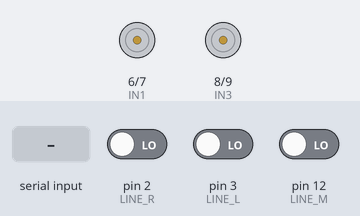
The sketch below on a simulated Arduino Uno, built with avr-gcc and run on an emulated ATmega328P. Parts: motor-driver pin pairs drawn as motors (green arrow = first pin HIGH = forward, orange = second pin HIGH = backward, longer = more drive, scaled by the enable pin). The inputs (shaded band) are chosen by the test bench; at power-on: pin 2 (LINE_R) LOW, pin 3 (LINE_L) LOW, pin 12 (LINE_M) LOW. What the sketch prints to the serial monitor is not drawn.

Above: at 2.2 s.
2.3 s: pin 2 (LINE_R) driven HIGH
At 2.7 s:
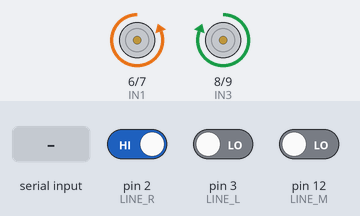
3.8 s: pin 3 (LINE_L) driven HIGH
At 4.1 s:
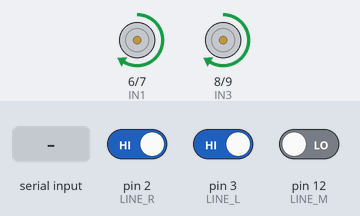
5.3 s: "F" received over Serial
At 6.5 s:
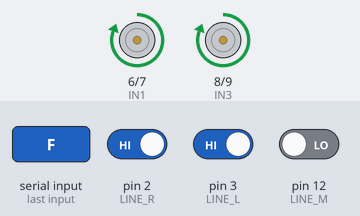
6.8 s: "B" received over Serial
At 7.9 s:
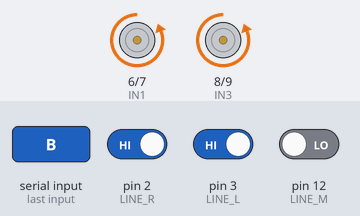
8.3 s: "L" received over Serial
At 9.5 s:
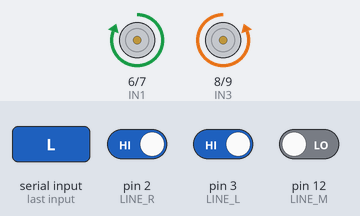
9.8 s: "R" received over Serial
At 10.8 s:
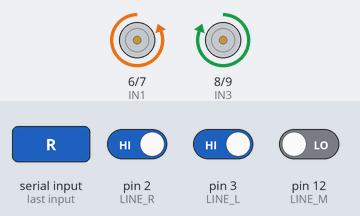
Timing chart, 0 to 12.3 s (numbered marks = the images above; inputs shaded):
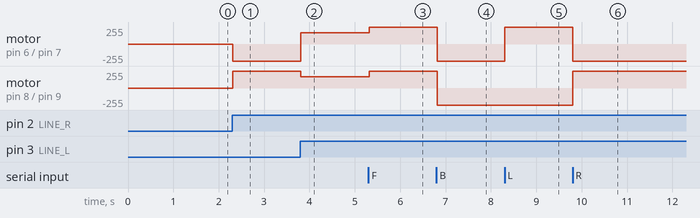

Measured:
- after the input at 2.3 s, motor on pin 6 (IN1) / pin 7 (IN2): stopped → backward 255/255 at once; motor on pin 8 (IN3) / pin 9 (IN4): stopped → forward 255/255 at once
- after the input at 3.8 s, motor on pin 6 (IN1) / pin 7 (IN2): backward 255/255 → forward 170/255 at once; motor on pin 8 (IN3) / pin 9 (IN4): forward 255/255 → forward 170/255 at once
- after the input at 5.3 s, motor on pin 6 (IN1) / pin 7 (IN2), motor on pin 8 (IN3) / pin 9 (IN4): forward 170/255 → forward 255/255 at once
- after the input at 6.8 s, motor on pin 6 (IN1) / pin 7 (IN2), motor on pin 8 (IN3) / pin 9 (IN4): forward 255/255 → backward 255/255 at once
- after the input at 8.3 s, motor on pin 6 (IN1) / pin 7 (IN2): backward 255/255 → forward 255/255 at once
- after the input at 9.8 s, motor on pin 6 (IN1) / pin 7 (IN2): forward 255/255 → backward 255/255 at once; motor on pin 8 (IN3) / pin 9 (IN4): backward 255/255 → forward 255/255 at once

The sketch:

arduino.ino
```cpp
// --- CODE ARDUINO UNO / NANO (Motor Controller + Line Follower + AI Override) ---


#define ENA 5
#define IN1 6
#define IN2 7
#define ENB 10
#define IN3 8
#define IN4 9


// ===================== CHÂN LINE SENSOR =====================
#define LINE_L 3   // Sensor trái (digital)
#define LINE_M 12  // Sensor giữa
#define LINE_R 2   // Sensor phải


// ===================== TỐC ĐỘ =====================
const int BASE_SPEED = 255;       // tốc độ tiến/lùi manual
const int LINE_FOLLOW_SPEED = 170; // tốc độ tiến trong chế độ line_follow
const int TURN_SPEED = 255;       // tốc độ rẽ gắt (spin)


// ================== BIẾN TOÀN CỤC =====================
char aiCommand = 'F';  // Lệnh từ AI/ESP32 (S=dừng, F=chạy)
bool lineFollowMode = true;  // true = chạy theo line, false = nhận lệnh trực tiếp
char lastMotorState = '\0';  // Lưu trạng thái motor để tránh spam log


void setup() {
  Serial.begin(115200);


  pinMode(ENA, OUTPUT);
  pinMode(IN1, OUTPUT);
  pinMode(IN2, OUTPUT);
  pinMode(ENB, OUTPUT);
  pinMode(IN3, OUTPUT);
  pinMode(IN4, OUTPUT);


  // Line sensors
  pinMode(LINE_L, INPUT);
  pinMode(LINE_M, INPUT);
  pinMode(LINE_R, INPUT);


  stopCar();
  Serial.println("🚗 Arduino Line Follower + AI Ready");
  delay(1000);
}


void loop() {
  // ========== ĐỌC LỆNH TỪ ESP32 ==========
  // Đọc HẾT tất cả lệnh trong buffer để không bỏ lỡ
  while (Serial.available()) {
    char cmd = Serial.read();
    Serial.print(" Received Command: ");
    Serial.println(cmd);


    // ========== XỬ LÝ LỆNH ==========
    // Lệnh 'S' → LINE_FOLLOW mode (dừng vì đèn đỏ/STOP)
    if (cmd == 'S') {
      aiCommand = 'S';
      lineFollowMode = true;
      Serial.println(" LINE_FOLLOW: AI STOP");
      // Không return ở đây để code tiếp tục xử lý stopCar() bên dưới
    }

    // Lệnh 'A' → Bật lại LINE_FOLLOW mode (cho phép chạy)
    else if (cmd == 'A') {
      lineFollowMode = true;
      aiCommand = 'A';  // Đổi từ 'F' sang 'A' để phân biệt rõ
      Serial.println(" LINE FOLLOW: AI ALLOW (đèn xanh/không có gì)");
    }

    // Lệnh F/B/L/R → AUTO/MANUAL mode (điều khiển trực tiếp motor)
    else if (cmd == 'F' || cmd == 'B' || cmd == 'L' || cmd == 'R') {
      lineFollowMode = false;
      aiCommand = cmd;
      executeCommand(cmd);
      Serial.print(" AUTO/MANUAL: ");
      Serial.println(cmd);
    }
  }


  // ========== XỬ LÝ THEO CHẾ ĐỘ ==========
  if (lineFollowMode) {
    // Chế độ LINE FOLLOW: dùng line sensor
    if (aiCommand == 'S') {
      // AI yêu cầu dừng (đèn đỏ/STOP)
      stopCar();
      static unsigned long lastPrint = 0;
      if (millis() - lastPrint > 1000) {
        Serial.println(" LINE_FOLLOW: Dừng (đèn đỏ)");
        lastPrint = millis();
      }
    } else {
      // AI cho phép chạy (aiCommand == 'A' hoặc khác 'S')
      // → Chạy theo line sensor
      followLine();
    }
  }
  // Chế độ AUTO/MANUAL: đã xử lý trong executeCommand()

  delay(20);  // 50Hz loop
}


// ================== ĐỌC LINE SENSOR ==================
void readLineSensors(bool &left, bool &mid, bool &right) {
  // Đọc giá trị digital
  // HIGH (1) = đen (line), LOW (0) = trắng (nền)
  // KHÔNG đảo vì sensor của bạn: HIGH = thấy đen
  left = digitalRead(LINE_L);
  mid = digitalRead(LINE_M);
  right = digitalRead(LINE_R);
}


// ================== CHẠY THEO LINE ĐEN ==================
void followLine() {
  bool L, M, R;
  readLineSensors(L, M, R);

  // Debug (in mỗi 500ms)
  static unsigned long lastDebug = 0;
  if (millis() - lastDebug > 500) {
    Serial.print("LINE: ");
    Serial.print(L ? "⚫" : "⚪");
    Serial.print(M ? "⚫" : "⚪");
    Serial.println(R ? "⚫" : "⚪");
    lastDebug = millis();
  }

  // ========== LOGIC LINE FOLLOWING ==========
  if (!L && !M && !R) {
        stopCar();
  }
  else if (!L && !M && R) {
        turnRightSpin();
  }
  else if (!L && M && !R) {
      moveForward();
  }
  else if (!L && M && R) {
        turnRightSpin();
  }
  else if (L && !M && !R) {
        turnLeftSpin();
  }
  else if (L && !M && R) {

    moveForward();
  }
  else if (L && M && !R) {
        turnLeftSpin();
  }
  else {
       moveForward();
  }
}


// ================== XỬ LÝ LỆNH MANUAL ==================
void executeCommand(char cmd) {
  switch (cmd) {
    case 'F': moveForward(); break;
    case 'B': moveBackward(); break;
    case 'L': turnLeftSpin(); break;
    case 'R': turnRightSpin(); break;
    case 'S': stopCar(); break;
  }
}


// ================== HÀM XE ==================
void moveForward() {
  // Sử dụng tốc độ cao hơn cho chế độ line_follow
  int speed = lineFollowMode ? LINE_FOLLOW_SPEED : BASE_SPEED;
  analogWrite(ENA, speed);
  analogWrite(ENB, speed);


  digitalWrite(IN1, HIGH);
  digitalWrite(IN2, LOW);


  digitalWrite(IN3, HIGH);
  digitalWrite(IN4, LOW);


  if (lastMotorState != 'F') {
    Serial.println(" Tiến");
    lastMotorState = 'F';
  }
}


void moveBackward() {
  analogWrite(ENA, BASE_SPEED);
  analogWrite(ENB, BASE_SPEED);


  digitalWrite(IN1, LOW);
  digitalWrite(IN2, HIGH);


  digitalWrite(IN3, LOW);
  digitalWrite(IN4, HIGH);


  if (lastMotorState != 'B') {
    Serial.println(" Lùi");
    lastMotorState = 'B';
  }
}


// ================== RẼ GẮT (SPIN TURN) ==================
void turnLeftSpin() {
  analogWrite(ENA, TURN_SPEED);
  analogWrite(ENB, TURN_SPEED);


  // Bánh phải tiến
  digitalWrite(IN1, HIGH);
  digitalWrite(IN2, LOW);


  // Bánh trái lùi
  digitalWrite(IN3, LOW);
  digitalWrite(IN4, HIGH);


  if (lastMotorState != 'L') {
    Serial.println(" Rẽ trái GẮT");
    lastMotorState = 'L';
  }
}


void turnRightSpin() {
  analogWrite(ENA, TURN_SPEED);
  analogWrite(ENB, TURN_SPEED);


  // Bánh phải lùi
  digitalWrite(IN1, LOW);
  digitalWrite(IN2, HIGH);


  // Bánh trái tiến
  digitalWrite(IN3, HIGH);
  digitalWrite(IN4, LOW);


  if (lastMotorState != 'R') {
    Serial.println(" Rẽ phải GẮT");
    lastMotorState = 'R';
  }
}


void stopCar() {
  analogWrite(ENA, 0);
  analogWrite(ENB, 0);


  digitalWrite(IN1, LOW);
  digitalWrite(IN2, LOW);
  digitalWrite(IN3, LOW);
  digitalWrite(IN4, LOW);


  if (lastMotorState != 'S') {
    Serial.println(" Dừng");
    lastMotorState = 'S';
  }
}
```
